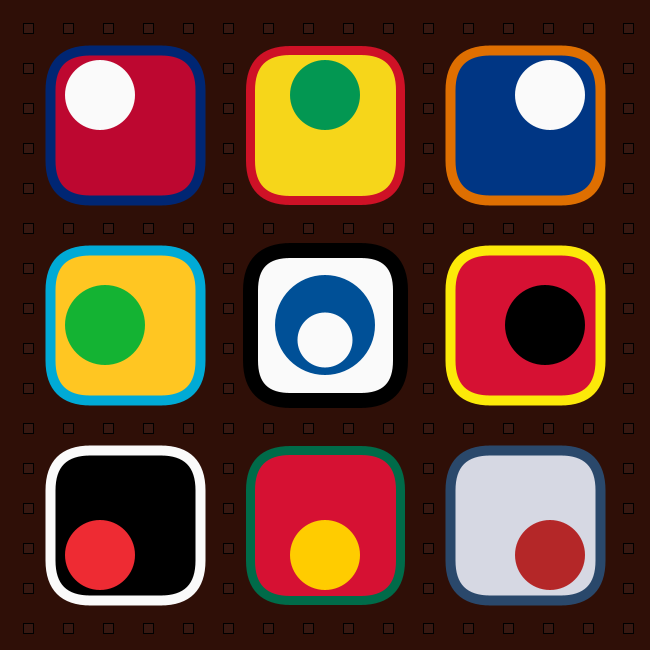
Frame 1 (no input)
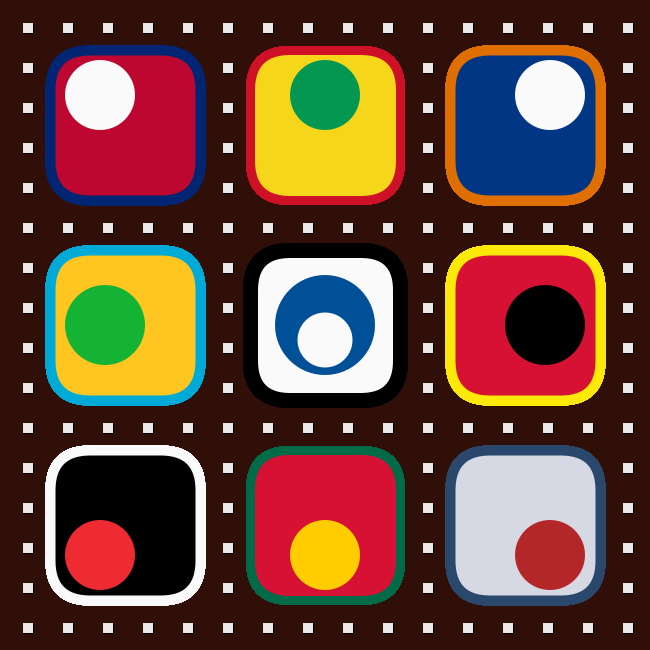
Frame 60 (the mouse pressed at the canvas centre just before this capture)
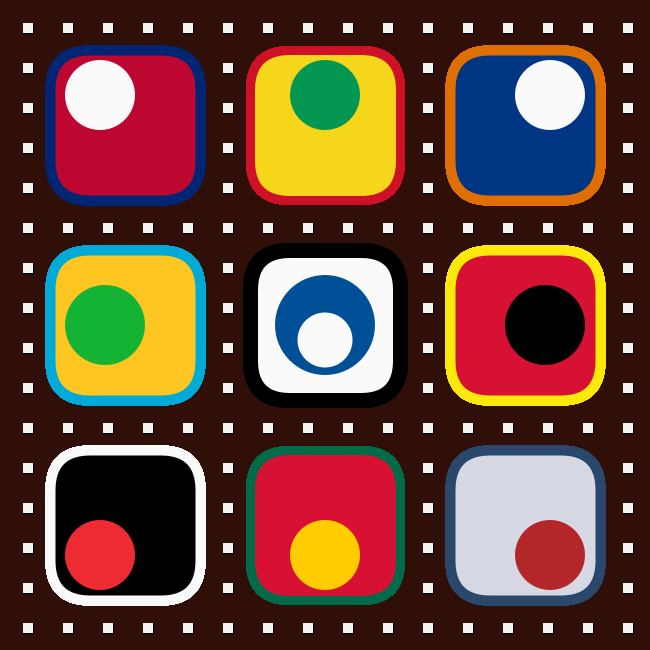
Frame 120 (the mouse held since frame 60 and released just before this capture)

The Processing sketch that drew these frames (run headless with seeded random() and noise(); from frame 60 on, the mouse is pressed at the canvas centre):

// Processing sketch: processing_168484
// ── processing_168484.pde

void setup()
{
  size(650,650);
  background(47,15,7);
  smooth(); 
  
}

void draw()
{

//SKETCHBOOK ASSIGNMENT 1

  fill(255, 10);
  for (int x = 20; x <= 800; x += 40)
    {
      for (int y = 20; y <= 800; y += 40) {
      rect(x-37,y-37,10,10);
    }
}


  //line 1 RECT
  stroke(#002673);
  strokeWeight(10);
  fill(#bd0730);
  rect(50,50,150,150,   40);
  stroke(#ce1126);
  strokeWeight(9);
  fill(#f6d61a);
  rect(250,50,150,150,   40);
  stroke(#df6f01);
  strokeWeight(10);
  fill(#003684);
  rect(450,50,150,150,   40);
  
  
  //line 1 ELLIPSE
  noStroke();
  fill(250);
  ellipse(100, 95, 70, 70);
  noStroke();
  fill(#039752);
  ellipse(325, 95, 70, 70);
  noStroke();
  fill(250);
  ellipse(550, 95, 70, 70);
  
  
  //line 2 RECT
  stroke(#00aad6);
  strokeWeight(10);  
  fill(#ffc622);
  rect(50,250,150,150,   40);
  stroke(0);
  strokeWeight(15);
  fill(250);
  rect(250,250,150,150,   40);
  stroke(#fce909);
  strokeWeight(10);
  fill(#d61133);
  rect(450,250,150,150,   40);
  
  
  //line 2 ELLIPSE
  noStroke();
  fill(#14b333);
  ellipse(105, 325, 80, 80);
  noStroke();
  fill(#005097);
  ellipse(325, 325, 100, 100);
  noStroke();
  fill(0);
  ellipse(545, 325, 80, 80);
  
  
  //line 2 CENTER ELLIPSE
  noStroke();
  fill(250);
  ellipse(325,340, 55,55);
 
  //line 3
  stroke(250);
  strokeWeight(10);
  fill(0);
  rect(50,450,150,150,   40);
  stroke(#006b49);
  strokeWeight(9);
  fill(#d61133);
  rect(250,450,150,150,   40);
  stroke(#2a486b);
  strokeWeight(10);
  fill(#d6d8e3);
  rect(450,450,150,150,   40);
  
  
  //line 3 ELLIPSE
  noStroke();
  fill(#ee2b33);
  ellipse(100, 555, 70, 70);
  noStroke();
  fill(#ffcc00);
  ellipse(325, 555, 70, 70);
  noStroke();
  fill(#b42728);
  ellipse(550, 555, 70, 70);
  
  
}
